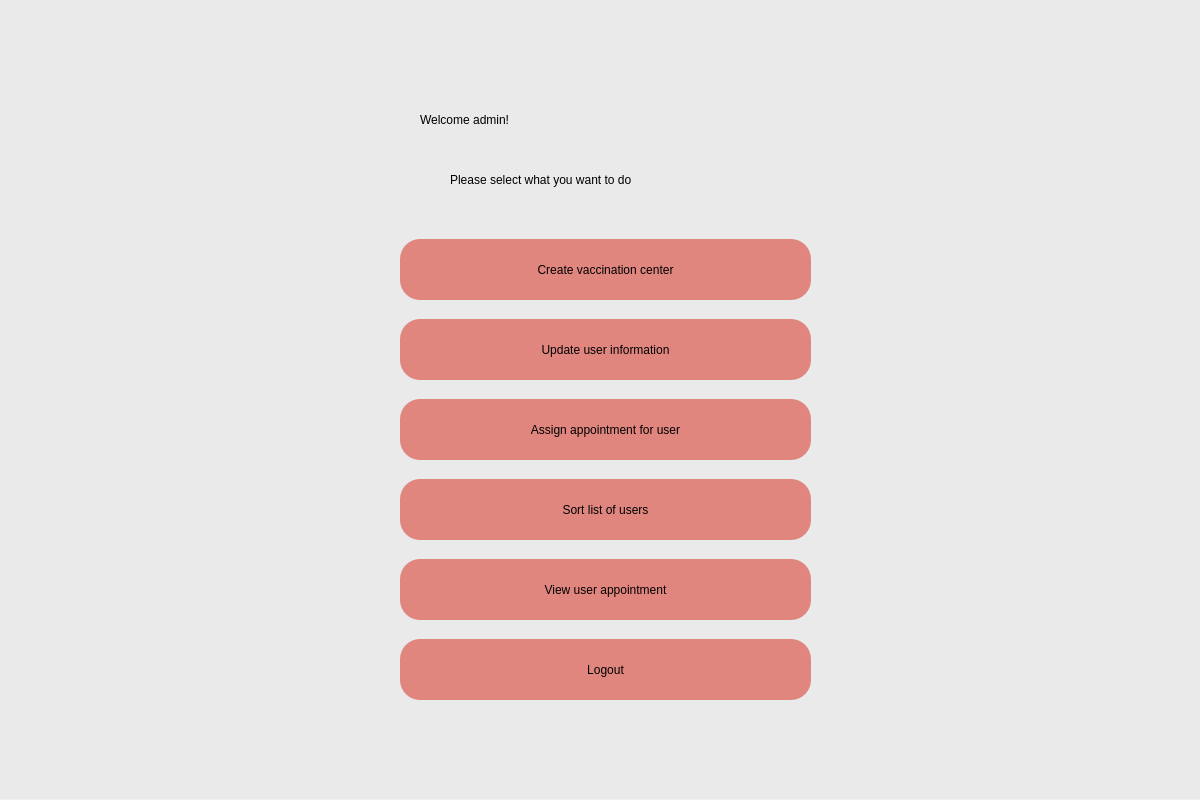
<?xml version="1.0" encoding="UTF-8"?>
<ui version="4.0">
 <class>Dialog</class>
 <widget class="QDialog" name="Dialog">
  <property name="geometry">
   <rect>
    <x>0</x>
    <y>0</y>
    <width>1200</width>
    <height>800</height>
   </rect>
  </property>
  <property name="windowTitle">
   <string>Dialog</string>
  </property>
  <widget class="QWidget" name="widget" native="true">
   <property name="geometry">
    <rect>
     <x>0</x>
     <y>-1</y>
     <width>1200</width>
     <height>800</height>
    </rect>
   </property>
   <property name="styleSheet">
    <string notr="true">QWidget#widget{
background-color:rgb(234, 234, 234);}</string>
   </property>
   <widget class="QLabel" name="label">
    <property name="geometry">
     <rect>
      <x>420</x>
      <y>80</y>
      <width>371</width>
      <height>81</height>
     </rect>
    </property>
    <property name="styleSheet">
     <string notr="true">font: 32pt &quot;Calibri&quot;;color:black</string>
    </property>
    <property name="text">
     <string>Welcome admin!</string>
    </property>
   </widget>
   <widget class="QPushButton" name="create_center_button">
    <property name="geometry">
     <rect>
      <x>400</x>
      <y>240</y>
      <width>411</width>
      <height>61</height>
     </rect>
    </property>
    <property name="styleSheet">
     <string notr="true">border-radius:20px;background-color:rgb(225, 134, 127);
font: 20pt &quot;Calibri&quot;;</string>
    </property>
    <property name="text">
     <string>Create vaccination center</string>
    </property>
   </widget>
   <widget class="QLabel" name="label_2">
    <property name="geometry">
     <rect>
      <x>450</x>
      <y>170</y>
      <width>311</width>
      <height>21</height>
     </rect>
    </property>
    <property name="styleSheet">
     <string notr="true">font: 13pt &quot;Calibri&quot;;color:black</string>
    </property>
    <property name="text">
     <string>Please select what you want to do</string>
    </property>
   </widget>
   <widget class="QPushButton" name="update_user_button">
    <property name="geometry">
     <rect>
      <x>400</x>
      <y>320</y>
      <width>411</width>
      <height>61</height>
     </rect>
    </property>
    <property name="styleSheet">
     <string notr="true">border-radius:20px;background-color:rgb(225, 134, 127);
font: 20pt &quot;Calibri&quot;;</string>
    </property>
    <property name="text">
     <string>Update user information</string>
    </property>
   </widget>
   <widget class="QPushButton" name="assign_appointment_button">
    <property name="geometry">
     <rect>
      <x>400</x>
      <y>400</y>
      <width>411</width>
      <height>61</height>
     </rect>
    </property>
    <property name="styleSheet">
     <string notr="true">border-radius:20px;background-color:rgb(225, 134, 127);
font: 20pt &quot;Calibri&quot;;</string>
    </property>
    <property name="text">
     <string>Assign appointment for user</string>
    </property>
   </widget>
   <widget class="QPushButton" name="sort_list_button">
    <property name="geometry">
     <rect>
      <x>400</x>
      <y>480</y>
      <width>411</width>
      <height>61</height>
     </rect>
    </property>
    <property name="styleSheet">
     <string notr="true">border-radius:20px;background-color:rgb(225, 134, 127);
font: 20pt &quot;Calibri&quot;;</string>
    </property>
    <property name="text">
     <string>Sort list of users</string>
    </property>
   </widget>
   <widget class="QPushButton" name="view_appontment_button">
    <property name="geometry">
     <rect>
      <x>400</x>
      <y>560</y>
      <width>411</width>
      <height>61</height>
     </rect>
    </property>
    <property name="styleSheet">
     <string notr="true">border-radius:20px;background-color:rgb(225, 134, 127);
font: 20pt &quot;Calibri&quot;;</string>
    </property>
    <property name="text">
     <string>View user appointment</string>
    </property>
   </widget>
   <widget class="QPushButton" name="logout_button">
    <property name="geometry">
     <rect>
      <x>400</x>
      <y>640</y>
      <width>411</width>
      <height>61</height>
     </rect>
    </property>
    <property name="styleSheet">
     <string notr="true">border-radius:20px;background-color:rgb(225, 134, 127);
font: 20pt &quot;Calibri&quot;;</string>
    </property>
    <property name="text">
     <string>Logout</string>
    </property>
   </widget>
  </widget>
 </widget>
 <resources/>
 <connections/>
</ui>
